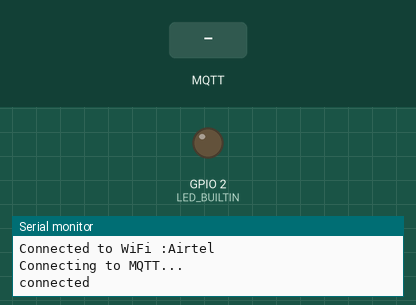
The sketch below on a simulated ESP32. On the bench: output pins drawn as LEDs (lit = HIGH), the last lines printed to the serial monitor. Inputs (shaded band) come from the test bench. WiFi joins after 1.5 s; servers stay silent unless stated; no MQTT or app messages arrive unless stated.

Above: at 3.7 s.
3.8 s: MQTT message "#on" arrives on the first subscribed topic
At 4.3 s:
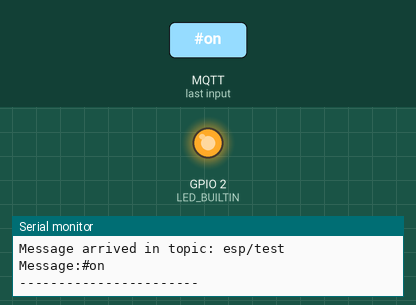
5.3 s: MQTT message "#off" arrives on the first subscribed topic
At 6.7 s:
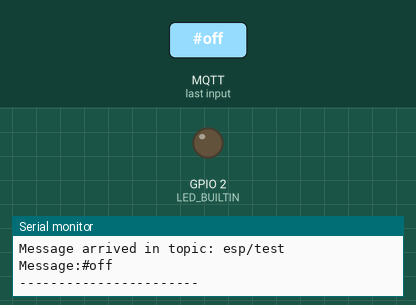
Timing chart, 0 to 8.3 s (numbered marks = the images above; inputs shaded):
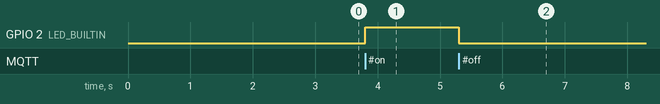

Measured:
- after the input at 3.8 s, GPIO 2 (LED_BUILTIN): LOW → HIGH at once
- after the input at 5.3 s, GPIO 2 (LED_BUILTIN): HIGH → LOW at once

The sketch:

02_MQTT_LED_control.ino
```cpp
#include <WiFi.h>
#include <PubSubClient.h>
/*
define LED LED_BUILTIN
*/
//Enter your wifi credentials
const char* ssid = "Airtel";
const char* password =  "12345678";

//Enter your mqtt server configurations
const char* mqttServer = "13.76.156.103";    //Enter Your mqttServer address
const int mqttPort = 1883;       //Port number
const char* mqttUser = "niket"; //User
const char* mqttPassword = "password"; //Password

WiFiClient espClient;
PubSubClient client(espClient);

void setup() {
  delay(1000);
  pinMode(LED_BUILTIN,OUTPUT);
  Serial.begin(115200);

  WiFi.begin(ssid, password);

  while (WiFi.status() != WL_CONNECTED) {
    delay(500);
    Serial.println("Connecting to WiFi..");
  }
  Serial.print("Connected to WiFi :");
  Serial.println(WiFi.SSID());

  client.setServer(mqttServer, mqttPort);
  client.setCallback(MQTTcallback);

  while (!client.connected()) {
    Serial.println("Connecting to MQTT...");

    if (client.connect("ESP8266", mqttUser, mqttPassword )) {

      Serial.println("connected");

    } else {

      Serial.print("failed with state ");
      Serial.println(client.state());  //If you get state 5: mismatch in configuration
      delay(2000);

    }
  }

  client.publish("esp/test", "Hello from ESP32");
  client.subscribe("esp/test");

}

void MQTTcallback(char* topic, byte* payload, unsigned int length) {

  Serial.print("Message arrived in topic: ");
  Serial.println(topic);

  Serial.print("Message:");

  String message;
  for (int i = 0; i < length; i++) {
    message = message + (char)payload[i];  //Conver *byte to String
  }
   Serial.print(message);
  if(message == "#off") {digitalWrite(LED_BUILTIN,LOW);}   //LED on
  if(message == "#on") {digitalWrite(LED_BUILTIN,HIGH);} //LED off

  Serial.println();
  Serial.println("-----------------------");
}

void loop() {
  client.loop();
}
```
